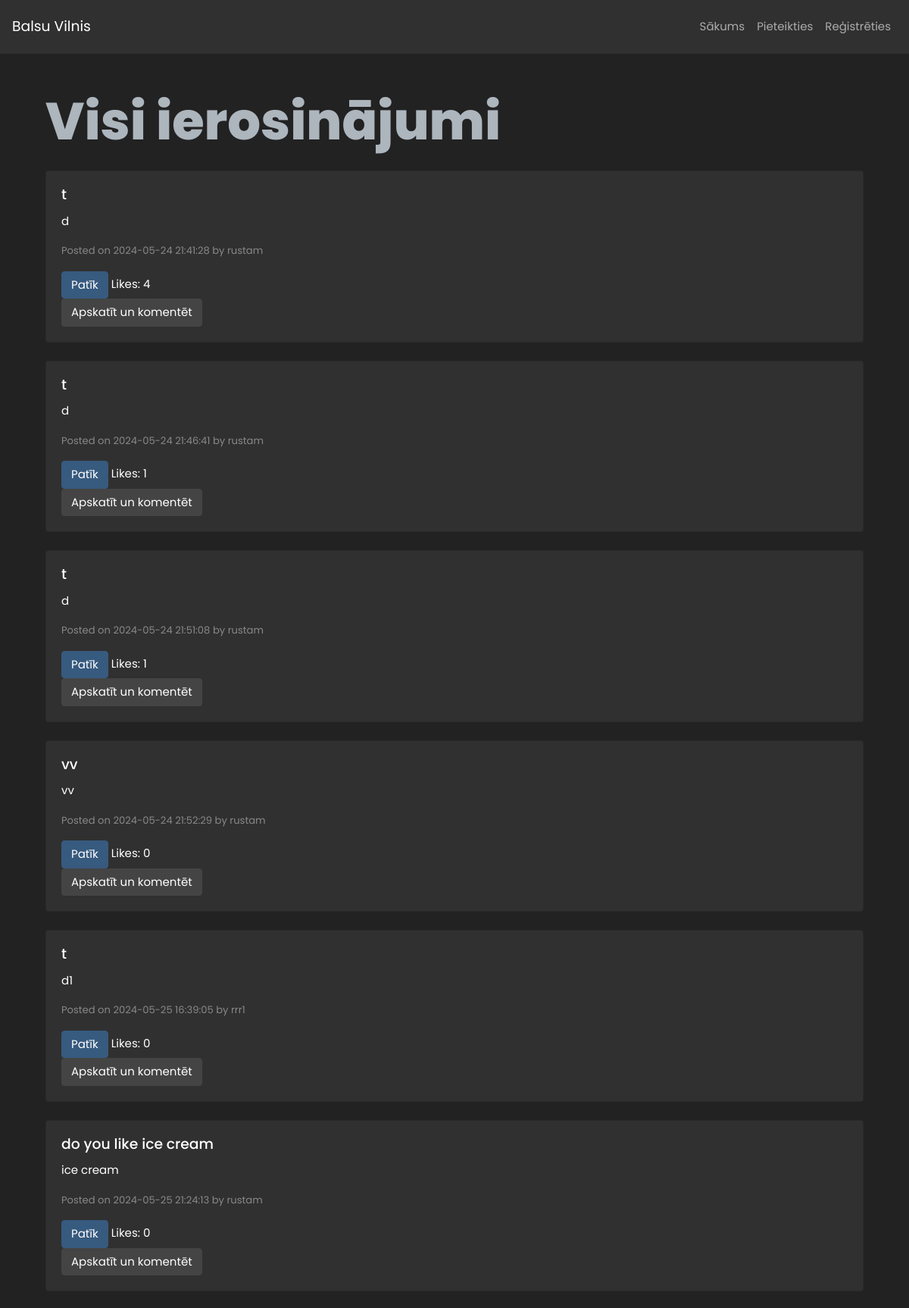
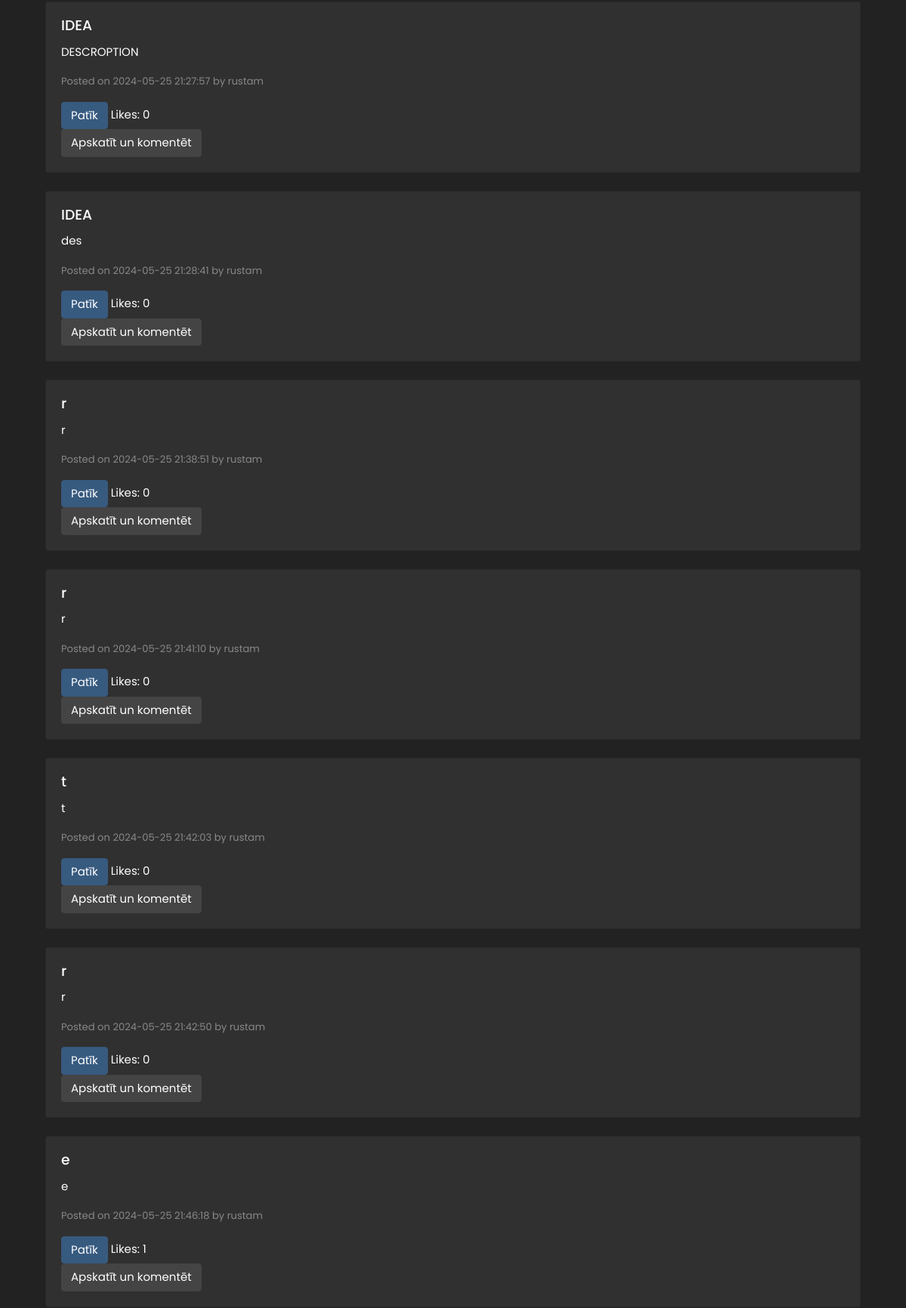
The page /rang (upper part) on the database its author committed (2 pictures, top to bottom).
### models.py (models this page shows, shortened)
class Idea(db.Model):
    id = db.Column(db.Integer, primary_key=True)
    title = db.Column(db.String(200), nullable=False)
    description = db.Column(db.Text, nullable=False)
    category = db.Column(db.String(100), nullable=False)
    date_posted = db.Column(db.DateTime, nullable=False, default=datetime.utcnow)
    user_id = db.Column(db.Integer, db.ForeignKey('user.id'), nullable=False)
    user = db.relationship('User', backref=db.backref('ideas', lazy=True))
    likes = db.relationship('Like', backref='idea', lazy=True)
    comments = db.relationship('Comment', backref='parent_idea', lazy=True)
    idea_votes = db.relationship('Vote', backref='parent_idea_votes', lazy=True)  # Renamed backref to 'parent_idea_votes'

class User(db.Model, UserMixin):
    id = db.Column(db.Integer, primary_key=True)
    username = db.Column(db.String(150), unique=True, nullable=False)
    email = db.Column(db.String(150), unique=True, nullable=True)
    password = db.Column(db.String(200), nullable=False)
    role = db.Column(db.String(50), nullable=False)
    confirmed = db.Column(db.Boolean, default=False)
    confirmed_on = db.Column(db.DateTime, nullable=True)
    bio = db.Column(db.Text, nullable=True)
    avatar = db.Column(db.String(200), nullable=True)

### app.py (the view)
    @app.route('/rang')
    def rang():
        all_ideas = Idea.query.all()
        like_form = LikeForm()  # Create an instance of LikeForm
        return render_template('rang.html', ideas=all_ideas, form=like_form)

### templates/rang.html (shortened to what this page needs)
{% extends "base.html" %}
{% block content %}
<div class="container mt-4">
    <h1 class="text-light mb-4">Visi ierosinājumi</h1>
    {% for idea in ideas %}
        <div class="card mb-4">
            <div class="card-body">
                <h5 class="card-title">{{ idea.title }}</h5>
                <p class="card-text">{{ idea.description }}</p>
                <p class="card-text"><small class="text-muted">Posted on {{ idea.date_posted.strftime('%Y-%m-%d %H:%M:%S') }} by {{ idea.user.username }}</small></p>
                <form action="{{ url_for('like_idea', idea_id=idea.id) }}" method="POST">
                    <button type="submit" class="btn btn-primary">Patīk</button>
                    <span>Likes: {{ idea.likes|length }}</span>
                </form>
                <a href="{{ url_for('view_idea', idea_id=idea.id) }}" class="btn btn-secondary">Apskatīt un komentēt</a>
            </div>
        </div>
    {% endfor %}
</div>
{% endblock %}

### templates/base.html (style rules this page uses)
body { font-family: 'Poppins', sans-serif; }
h1 { font-family: 'Poppins', sans-serif; color: #345d89; font-weight: 800; font-size: 4.3rem; }

### rows shown on the page
Idea: title "t", description "d", date_posted "2024-05-24 21:41:28", user.username "rustam", likes|length "4"
Idea: title "t", description "d", date_posted "2024-05-24 21:46:41", user.username "rustam", likes|length "1"
Idea: title "t", description "d", date_posted "2024-05-24 21:51:08", user.username "rustam", likes|length "1"
Idea: title "vv", description "vv", date_posted "2024-05-24 21:52:29", user.username "rustam", likes|length "0"
Idea: title "t", description "d1", date_posted "2024-05-25 16:39:05", user.username "rrr1", likes|length "0"
Idea: title "do you like ice cream", description "ice cream", date_posted "2024-05-25 21:24:13", user.username "rustam", likes|length "0"
Idea: title "IDEA", description "DESCROPTION", date_posted "2024-05-25 21:27:57", user.username "rustam", likes|length "0"
Idea: title "IDEA", description "des", date_posted "2024-05-25 21:28:41", user.username "rustam", likes|length "0"
Idea: title "r", description "r", date_posted "2024-05-25 21:38:51", user.username "rustam", likes|length "0"
Idea: title "r", description "r", date_posted "2024-05-25 21:41:10", user.username "rustam", likes|length "0"
Idea: title "t", description "t", date_posted "2024-05-25 21:42:03", user.username "rustam", likes|length "0"
Idea: title "r", description "r", date_posted "2024-05-25 21:42:50", user.username "rustam", likes|length "0"
Idea: title "e", description "e", date_posted "2024-05-25 21:46:18", user.username "rustam", likes|length "1"
